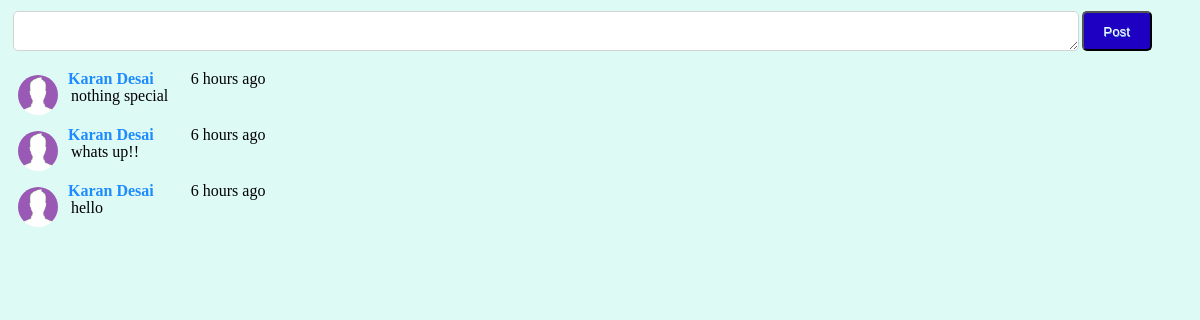
The app's page /comment_frame.php?post_id=34 (signed in) with its own data.
### tables this page shows
CREATE TABLE `comments` (
  `id` int(11) NOT NULL,
  `post_body` text NOT NULL,
  `posted_by` varchar(60) NOT NULL,
  `posted_to` varchar(60) NOT NULL,
  `date_added` datetime NOT NULL,
  `removed` varchar(3) NOT NULL,
  `post_id` int(11) NOT NULL
);

CREATE TABLE `users` (
  `id` int(11) NOT NULL,
  `gr_no` int(10) NOT NULL,
  `first_name` varchar(25) NOT NULL,
  `last_name` varchar(25) NOT NULL,
  `username` varchar(50) NOT NULL,
  `gender` varchar(6) NOT NULL,
  `email` varchar(40) NOT NULL,
  `password` varchar(255) NOT NULL,
  `year` varchar(12) NOT NULL,
  `branch` varchar(6) NOT NULL,
  `phone` int(10) NOT NULL,
  `date_of_birth` date NOT NULL,
  `friend_array` text NOT NULL,
  `profile_pic` varchar(255) NOT NULL,
  `no_likes` int(11) NOT NULL,
  `num_posts` int(11) NOT NULL,
  `user_closed` varchar(3) NOT NULL
);

### includes/classes/User.php (called while the page is built, shortened)
<?php
class User {
	private $user;
	private $con;
	public function __construct($con, $user){
		$this->con = $con;
		$user_details_query = mysqli_query($con, "SELECT * FROM users WHERE username='$user'");
		$this->user = mysqli_fetch_array($user_details_query);
	}
	public function getFirstAndLastName() {
		$username = $this->user['username'];
		$query = mysqli_query($this->con, "SELECT first_name, last_name FROM users WHERE username='$username'");
		$row = mysqli_fetch_array($query);
		return $row['first_name'] . " " . $row['last_name'];
	}
	public function getProfilePic() {
		$username = $this->user['username'];
		$query = mysqli_query($this->con, "SELECT profile_pic FROM users WHERE username='$username'");
		$row = mysqli_fetch_array($query);
		return $row['profile_pic'];
	}
}
?>

### comment_frame.php (the view, shortened to what this page needs)
<?php
	require 'config/config.php';
	include("includes/classes/User.php");
	include("includes/classes/Post.php");
	?>
<html>
<head>
	<link rel="stylesheet" type="text/css" href="assets/css/index.css">
<body>
	<?php
	if(isset($_GET['post_id'])) {
		$post_id = $_GET['post_id'];
	}
	?>
	<form action="comment_frame.php?post_id=<?php echo $post_id; ?>" id="comment_form" name="postComment<?php echo $post_id; ?>" method="POST">
		<textarea name="post_body"></textarea>
		<input type="submit" name="postComment<?php echo $post_id; ?>" value="Post">
	</form>
	<?php
		$get_comments = mysqli_query($con,"SELECT  * FROM comments WHERE  $post_id = post_id ORDER BY id DESC ");
		$count=mysqli_num_rows($get_comments);
		if ($count !=0)
		{
			while ($comment = mysqli_fetch_array($get_comments)){
				$comment_body = $comment['post_body'];
				$posted_by =$comment['posted_by'];
				$date_added=$comment['date_added'];
				$date_time_now = date("Y-m-d H:i:s");
					$start_date = new DateTime($date_added);
					$end_date = new DateTime($date_time_now);
					$interval = $start_date->diff($end_date);
					if($interval->y >= 1) {
						if($interval == 1)
							$time_message = $interval->y . " year ago";
						else
							$time_message = $interval->y . " years ago";
					}
					else if($interval->h >= 1) {
						if($interval->h == 1) {
							$time_message = $interval->h . " hour ago";
						}
						else {
							$time_message = $interval->h . " hours ago";
						}
					}
					$user_obj= new User($con,$posted_by);
			?>
			<div class = "comment_section">
				<a href="<?php echo $posted_by?>" target=_parent> <img src="<?php echo  $user_obj->getProfilePic(); ?>" title="<?php echo $posted_by;?>" style = "float:left; height=15px; border-radius:100px; max-width: 40px; padding: 5px 5px 5px 5px;">  </a>
				<a href="<?php echo $posted_by?>" target=_parent> <b style = " padding: 0px 5px 5px 5px;"> <?php echo $user_obj->getFirstAndLastName();?></b> </a>
				&nbsp;&nbsp;&nbsp;&nbsp;&nbsp;&nbsp; <?php echo $time_message  ."<br>&nbsp; ". $comment_body;  ?>
				<br>
				<br>
			</div>
			<?php
			}
		}
		else
		{
			echo "<center><br><br>No comments to show !!</center>";
		}
	?>
</body>
</html>

### assets/css/index.css (style rules this page uses)
body { line-height: 17px; background-color: #defaf5; }
.comment_section { padding: 0 5px 5px 5px }
a { color: #1e8bff; text-decoration: none; }
.comment_section { padding: 0,5px,5px,5px; }
#comment_form textarea { width: 90%; border-radius: 5px; color: #616060; font-size: 14px; margin: 3px 3px 3px 5px; height: 40px; border-color: #d3d3d3; }
#comment_form input[type="submit"] { background-color: #1d00c2; color: #fff; width :70px; border-radius: 5px; height: 40px; margin-top: 3px; position: absolute; font-family: 'Bellota-BoldItalic', sans-serif; text-shadow: #73B6E2 0.5px 0.5px 0px; }

### records on screen
comments: users.profile_pic (picture), users.first_name+last_name "Karan Desai", date_added "6 hours ago", post_body "nothing special"
comments: users.profile_pic (picture), users.first_name+last_name "Karan Desai", date_added "6 hours ago", post_body "whats up!!"
comments: users.profile_pic (picture), users.first_name+last_name "Karan Desai", date_added "6 hours ago", post_body "hello"
